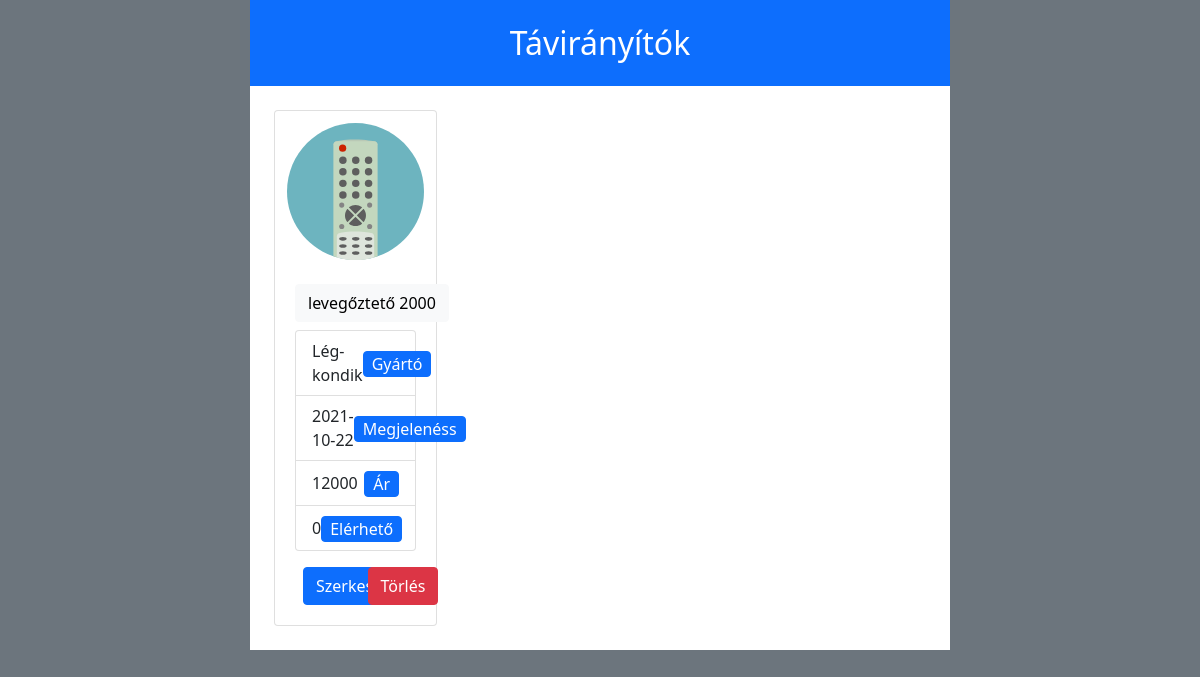
The page /index.php?id=4 on the database its author committed.
### tables this page shows
CREATE TABLE `taviranyitok` (
  `id` int(11) NOT NULL,
  `gyarto` varchar(255) NOT NULL,
  `termek_nev` varchar(516) NOT NULL,
  `megjelenes` date NOT NULL DEFAULT curdate(),
  `ar` int(11) NOT NULL,
  `elerheto` tinyint(1) DEFAULT 0
);

### data/DB.php (called while the page is built, shortened)
<?php
require_once "Taviranyito.php";
class DB
{
    private $user = "root";
    private $pass = "";
    private $conn;
    public function __construct()
    {
        $this->conn = new PDO('mysql:host=localhost;dbname=taviranyito;charset=utf8', $this->user, $this->pass);
        $this->conn->setAttribute(PDO::ATTR_ERRMODE, PDO::ERRMODE_EXCEPTION);
    }
    public function read(?int $id = null, int $order = TAVIRANYITOK_DEFAULT, int $direction = RENDEZES_NOVEKVO): array|false
    {
        $sql = "SELECT * FROM `taviranyitok`";
        $res = null;
        if ($id === null) {
            if ($order === TAVIRANYITOK_DEFAULT && $direction === RENDEZES_NOVEKVO) {
                $sql .= ";";
            } else {
                $param = Taviranyito::getOszlopnev($order);
                $irany = DB::getOrder($direction);
                $sql .= "ORDER BY `" . $param . "` " . $irany . ";";
            }
            $stmt = $this->conn->prepare($sql);
            $stmt->execute();
            $res = $stmt->fetchAll(PDO::FETCH_ASSOC);
        } else {
            $stmt = $this->conn->prepare($sql . " WHERE `id` = :id;");
            $stmt->execute(array(":id" => $id));
            $res = $stmt->fetch(PDO::FETCH_ASSOC);
        }
        return $res;
    }
}

### data/Taviranyito.php (called while the page is built, shortened)
<?php
require_once "DB.php";
class Taviranyito
{
    private static DB $db;
    private ?string $gyarto;
    private ?string $termek_nev;
    private ?string $megjelenes;
    private ?int $ar;
    private ?int $elerheto;
    public static function init()
    {
        if (empty(Taviranyito::$db)) {
            Taviranyito::$db = new DB();
        }
    }
    public function __construct(?int $id = null, ?string $gyarto, ?string $termek_nev, ?string $megjelenes, ?int $ar, ?int $elerheto)
    {
        $this->gyarto = $gyarto;
        $this->termek_nev = $termek_nev;
        $this->megjelenes = $megjelenes;
        $this->ar = $ar;
        $this->elerheto = $elerheto;
    }
    public static function db_TaviranyitoEgy(int $id): ?Taviranyito
    {
        try {
            $res = Taviranyito::$db->read($id);
            $out = new Taviranyito(
                $res["id"],
                $res["gyarto"],
                $res["termek_nev"],
                $res["megjelenes"],
                $res["ar"],
                $res["elerheto"]
            );
        } catch (Error $e) {
            $out = null;
        } finally {
            return $out;
        }
    }
    public function getGyarto()
    {
        return $this->gyarto;
    }
    public function getTermekNev()
    {
        return $this->termek_nev;
    }
    public function getMegjelenes()
    {
        return $this->megjelenes;
    }
    public function getAr()
    {
        return $this->ar;
    }
    public function getElerheto()
    {
        return $this->elerheto;
    }
}

### pages/read.php (the view, shortened to what this page needs)
<?php
function kartyasit(Taviranyito $taviranyito): string
{
    $id = $taviranyito->getId();
    $termek_nev = $taviranyito->getTermekNev();
    $gyarto = $taviranyito->getGyarto();
    $megjelenes = $taviranyito->getMegjelenes();
    $ar = $taviranyito->getAr();
    $elerheto = $taviranyito->getElerheto();
    return "
    <div class='card col-12 col-sm-12 col-md-6 col-lg-4 col-xl-3 p-1'>
        <img class='card-img-top p-2' src='resources/remote-control-svgrepo-com.svg' alt='Távirányító kép'>
            <div class='card-body'>
                <a class='card-title text-center col-12' href='../index.php'>
                    <form class='badge badge-pill m-0 p-0 text-center col-12' method='post' data-toggle='tooltip' data-placement='top' title='Rendezés termék neve alapján'>
                        <h4 class='text-center'>
                            <input class='btn btn-light' type='submit' value='$termek_nev'>
                        </h4>
                    </form>
                </a>
                <ul class='list-group'>
                    <li class='list-group-item d-flex justify-content-between align-items-center'>
                        $gyarto
                        <a href='../index.php'>
                            <form class='badge badge-pill m-0 p-0' method='post' data-toggle='tooltip' data-placement='top' title='Rendezés a Gyártó alapján'>
                                <input class='btn btn-primary py-0 px-2 font-weight-bold' type='submit' value='Gyártó'>
                            </form>
                        </a>
                    </li>
                    <li class='list-group-item d-flex justify-content-between align-items-center'>
                        $megjelenes
                        <a href='../index.php'>
                            <form class='badge badge-pill m-0 p-0' method='post' data-toggle='tooltip' data-placement='top' title='Rendezés a megjelenés ideje szerint'>
                                <input class='btn btn-primary py-0 px-2 font-weight-bold' type='submit' value='Megjelenéss'>
                            </form>
                        </a>
                    </li>
                    <li class='list-group-item d-flex justify-content-between align-items-center'>
                        $ar
                        <a href='../index.php'>
                            <form class='badge badge-pill m-0 p-0' method='post' data-toggle='tooltip' data-placement='top' title='Rendezés ár szerint'>
                                <input class='btn btn-primary py-0 px-2 font-weight-bold' type='submit' value='Ár'>
                            </form>
                        </a>
                    </li>
                    <li class='list-group-item d-flex justify-content-between align-items-center'>
                        $elerheto
                        <a href='../index.php'>
                            <form class='badge badge-pill m-0 p-0' method='post' data-toggle='tooltip' data-placement='top' title='Előre az elérhetőeket'>
                                <input class='btn btn-primary py-0 px-2 font-weight-bold' type='submit' value='Elérhető'>
                            </form>
                        </a>
                    </li>
                </ul>
            <div class='row px-2'>
                <form class='col-12 col-sm-6 text-center mt-3' method='post'>
                    <input type='hidden' name='id' value='$id'>
                    <input type='hidden' name='gyarto' value='$gyarto'>
                    <input type='hidden' name='termek_nev' value='$termek_nev'>
                    <input type='hidden' name='megjelenes' value='$megjelenes'>
                    <input type='hidden' name='ar' value='$ar'>
                    <input type='hidden' name='elerheto' value='$elerheto'>
                    <input class='btn btn-primary' type='submit' value='Szerkesztés' data-toggle='tooltip' data-placement='top' title='Termék szerkesztése'>
                </form>
                <form class='col-12 col-sm-6 text-center mt-3' method='post'>
                    <input type='hidden' name='id' value='$id'>
                    <input class='btn btn-danger' type='submit' value='Törlés' data-toggle='tooltip' data-placement='top' title='Termék eltávolítása'>
                </form>
            </div>
        </div>
    </div>
    ";
}
function read($id, $rendezes, $irany, $extra)
{
    $kartyak = "";
    if (!empty($id)) {
        $taviranyito = Taviranyito::db_TaviranyitoEgy($id);
        if ($taviranyito === null) {
            $hiba = __DIR__ . '/../resources/error.html';
            $kartyak .= file_get_contents($hiba);
        } else {
            $kartyak .= kartyasit($taviranyito);
        }
    }
    return kiHTML($kartyak, $extra);
}
function kiHTML($tartalom, $extra)
{
    return "
    <!DOCTYPE html>
    <html lang='hu'>
        <head>
            " . file_get_contents(__DIR__ . '/../resources/header.html') . "
        </head>
        <body class='d-flex flex-column flex-wrap  justify-content-center align-items-center bg-secondary'>
            <h2 class='col-12 col-sm-11 col-md-10 col-lg-8 col-xl-7 bg-primary text-white py-4 my-0 text-center'>
                Távirányítók
            </h2>
            <div class='d-flex flex-wrap col-12 col-sm-11 col-md-10 col-lg-8 col-xl-7 bg-white p-4' id='deck'>
                $tartalom
            </div>
            <div id='extrak'>
                $extra
            </div>
        </body>
    </html>";
}

### rows shown on the page
taviranyitok: termek_nev "levegőztető 2000", gyarto "Lég-kondik", megjelenes "2021-10-22", ar "12000", elerheto "0"
